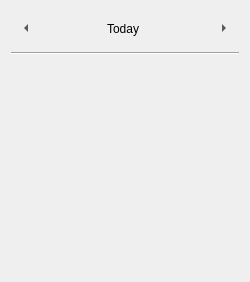
<?xml version="1.0" encoding="UTF-8"?>
<ui version="4.0">
 <class>PlanningWidget</class>
 <widget class="QWidget" name="PlanningWidget">
  <property name="geometry">
   <rect>
    <x>0</x>
    <y>0</y>
    <width>250</width>
    <height>282</height>
   </rect>
  </property>
  <property name="minimumSize">
   <size>
    <width>250</width>
    <height>0</height>
   </size>
  </property>
  <property name="windowTitle">
   <string>Form</string>
  </property>
  <layout class="QVBoxLayout" name="verticalLayout">
   <item>
    <layout class="QHBoxLayout" name="horizontalLayout">
     <item>
      <widget class="QToolButton" name="left_arrow_button">
       <property name="sizePolicy">
        <sizepolicy hsizetype="Fixed" vsizetype="Fixed">
         <horstretch>0</horstretch>
         <verstretch>0</verstretch>
        </sizepolicy>
       </property>
       <property name="minimumSize">
        <size>
         <width>30</width>
         <height>30</height>
        </size>
       </property>
       <property name="text">
        <string>...</string>
       </property>
       <property name="shortcut">
        <string>Left</string>
       </property>
       <property name="autoRaise">
        <bool>true</bool>
       </property>
       <property name="arrowType">
        <enum>Qt::LeftArrow</enum>
       </property>
      </widget>
     </item>
     <item alignment="Qt::AlignHCenter">
      <widget class="QLabel" name="date_lbl">
       <property name="minimumSize">
        <size>
         <width>35</width>
         <height>35</height>
        </size>
       </property>
       <property name="whatsThis">
        <string/>
       </property>
       <property name="text">
        <string>Today</string>
       </property>
      </widget>
     </item>
     <item>
      <widget class="QToolButton" name="right_arrow_button">
       <property name="minimumSize">
        <size>
         <width>30</width>
         <height>30</height>
        </size>
       </property>
       <property name="text">
        <string>...</string>
       </property>
       <property name="shortcut">
        <string>Right</string>
       </property>
       <property name="autoRaise">
        <bool>true</bool>
       </property>
       <property name="arrowType">
        <enum>Qt::RightArrow</enum>
       </property>
      </widget>
     </item>
    </layout>
   </item>
   <item>
    <widget class="Line" name="line">
     <property name="orientation">
      <enum>Qt::Horizontal</enum>
     </property>
    </widget>
   </item>
   <item>
    <layout class="QVBoxLayout" name="events_layout"/>
   </item>
   <item>
    <spacer name="verticalSpacer">
     <property name="orientation">
      <enum>Qt::Vertical</enum>
     </property>
     <property name="sizeHint" stdset="0">
      <size>
       <width>20</width>
       <height>40</height>
      </size>
     </property>
    </spacer>
   </item>
  </layout>
 </widget>
 <resources/>
 <connections/>
</ui>
